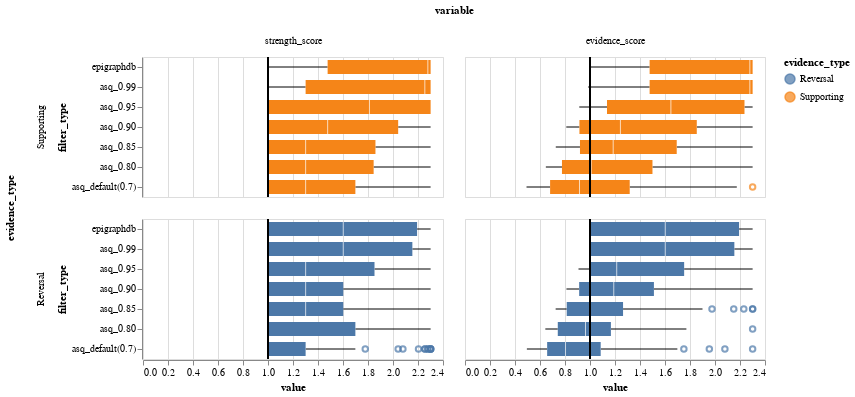

Notebook code for this chart:
### Code cell
_plot_data = plot_data.loc[lambda df: df["evidence_group"].isin(["triple"])].assign(
    vline=1.0
)
_box = (
    alt.Chart()
    .mark_boxplot()
    .encode(
        x=alt.X("value:Q"),
        y=alt.Y("filter_type:O", sort=filter_type_ordered),
        color="evidence_type:N",
    )
)
_vline = alt.Chart().mark_rule().encode(x="vline:Q")
alt.layer(_box, _vline, data=_plot_data).facet(
    row=alt.Row("evidence_type:O", sort=["Supporting", "Reversal"]),
    column=alt.Column("variable:O", sort=["strength_score", "evidence_score"]),
)

### Figure 1 — Vega-Lite specification as saved in the notebook (floating-point values rounded to 4 significant figures; data arrays with more than 128 entries replaced by an {"elided": "..."} marker saying what was removed)
{"config": {"view": {"continuousWidth": 300, "continuousHeight": 300}}, "data": {"name": "data-ae1e3664c2dbd1553c983a053174ca54"}, "facet": {"column": {"field": "variable", "sort": ["strength_score", "evidence_score"], "type": "ordinal"}, "row": {"field": "evidence_type", "sort": ["Supporting", "Reversal"], "type": "ordinal"}}, "spec": {"layer": [{"mark": {"type": "boxplot"}, "encoding": {"color": {"field": "evidence_type", "type": "nominal"}, "x": {"field": "value", "type": "quantitative"}, "y": {"field": "filter_type", "sort": ["epigraphdb", "asq_0.99", "asq_0.95", "asq_0.90", "asq_0.85", "asq_0.80", "asq_default(0.7)"], "type": "ordinal"}}}, {"mark": {"type": "rule"}, "encoding": {"x": {"field": "vline", "type": "quantitative"}}}]}, "$schema": "https://vega.github.io/schema/vega-lite/v5.17.0.json", "datasets": {"data-ae1e3664c2dbd1553c983a053174ca54": {"elided": "2494 records"}}}
